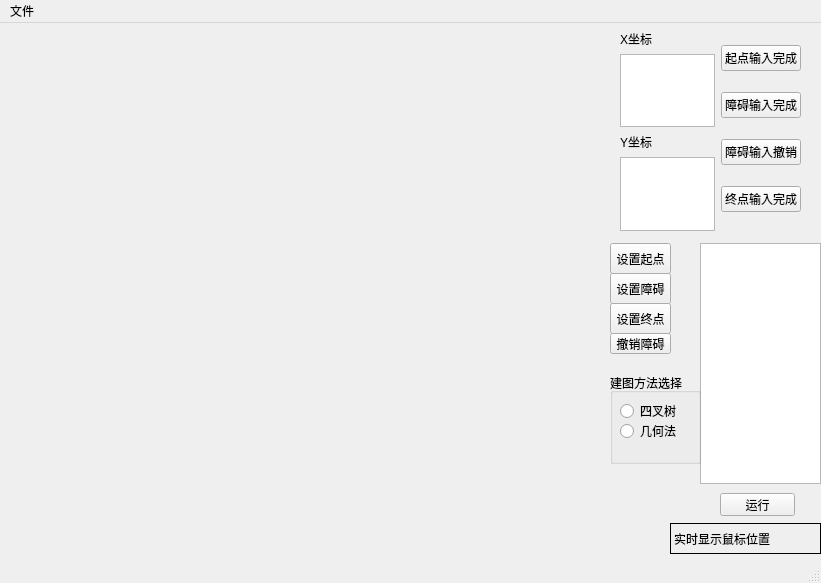
<?xml version="1.0" encoding="UTF-8"?>
<ui version="4.0">
 <class>MainWindow</class>
 <widget class="QMainWindow" name="MainWindow">
  <property name="geometry">
   <rect>
    <x>0</x>
    <y>0</y>
    <width>821</width>
    <height>583</height>
   </rect>
  </property>
  <property name="mouseTracking">
   <bool>true</bool>
  </property>
  <property name="windowTitle">
   <string>MainWindow</string>
  </property>
  <widget class="QWidget" name="centralwidget">
   <widget class="QPushButton" name="pushButton">
    <property name="geometry">
     <rect>
      <x>720</x>
      <y>470</y>
      <width>75</width>
      <height>23</height>
     </rect>
    </property>
    <property name="mouseTracking">
     <bool>true</bool>
    </property>
    <property name="text">
     <string>运行</string>
    </property>
   </widget>
   <widget class="QTextBrowser" name="textBrowser">
    <property name="geometry">
     <rect>
      <x>700</x>
      <y>220</y>
      <width>121</width>
      <height>241</height>
     </rect>
    </property>
    <property name="html">
     <string>&lt;!DOCTYPE HTML PUBLIC &quot;-//W3C//DTD HTML 4.0//EN&quot; &quot;http://www.w3.org/TR/REC-html40/strict.dtd&quot;&gt;
&lt;html&gt;&lt;head&gt;&lt;meta name=&quot;qrichtext&quot; content=&quot;1&quot; /&gt;&lt;style type=&quot;text/css&quot;&gt;
p, li { white-space: pre-wrap; }
&lt;/style&gt;&lt;/head&gt;&lt;body style=&quot; font-family:'SimSun'; font-size:9pt; font-weight:400; font-style:normal;&quot;&gt;
&lt;p style=&quot;-qt-paragraph-type:empty; margin-top:0px; margin-bottom:0px; margin-left:0px; margin-right:0px; -qt-block-indent:0; text-indent:0px; font-family:'SimSun';&quot;&gt;&lt;br /&gt;&lt;/p&gt;&lt;/body&gt;&lt;/html&gt;</string>
    </property>
   </widget>
   <widget class="QWidget" name="Widget" native="true">
    <property name="geometry">
     <rect>
      <x>-1</x>
      <y>-1</y>
      <width>611</width>
      <height>571</height>
     </rect>
    </property>
    <property name="cursor">
     <cursorShape>CrossCursor</cursorShape>
    </property>
    <property name="mouseTracking">
     <bool>true</bool>
    </property>
   </widget>
   <widget class="QLabel" name="mouse_pos">
    <property name="geometry">
     <rect>
      <x>670</x>
      <y>500</y>
      <width>151</width>
      <height>31</height>
     </rect>
    </property>
    <property name="mouseTracking">
     <bool>true</bool>
    </property>
    <property name="frameShape">
     <enum>QFrame::Box</enum>
    </property>
    <property name="text">
     <string>实时显示鼠标位置</string>
    </property>
   </widget>
   <widget class="QWidget" name="layoutWidget">
    <property name="geometry">
     <rect>
      <x>620</x>
      <y>7</y>
      <width>181</width>
      <height>201</height>
     </rect>
    </property>
    <layout class="QGridLayout" name="gridLayout">
     <item row="0" column="0">
      <layout class="QVBoxLayout" name="verticalLayout">
       <item>
        <widget class="QLabel" name="label">
         <property name="mouseTracking">
          <bool>true</bool>
         </property>
         <property name="text">
          <string>X坐标</string>
         </property>
        </widget>
       </item>
       <item>
        <widget class="QTextEdit" name="textEdit">
         <property name="html">
          <string>&lt;!DOCTYPE HTML PUBLIC &quot;-//W3C//DTD HTML 4.0//EN&quot; &quot;http://www.w3.org/TR/REC-html40/strict.dtd&quot;&gt;
&lt;html&gt;&lt;head&gt;&lt;meta name=&quot;qrichtext&quot; content=&quot;1&quot; /&gt;&lt;style type=&quot;text/css&quot;&gt;
p, li { white-space: pre-wrap; }
&lt;/style&gt;&lt;/head&gt;&lt;body style=&quot; font-family:'SimSun'; font-size:9pt; font-weight:400; font-style:normal;&quot;&gt;
&lt;p align=&quot;center&quot; style=&quot;-qt-paragraph-type:empty; margin-top:0px; margin-bottom:0px; margin-left:0px; margin-right:0px; -qt-block-indent:0; text-indent:0px; font-family:'SimSun';&quot;&gt;&lt;br /&gt;&lt;/p&gt;&lt;/body&gt;&lt;/html&gt;</string>
         </property>
        </widget>
       </item>
       <item>
        <widget class="QLabel" name="label_2">
         <property name="mouseTracking">
          <bool>true</bool>
         </property>
         <property name="text">
          <string>Y坐标</string>
         </property>
        </widget>
       </item>
       <item>
        <widget class="QTextEdit" name="textEdit_2">
         <property name="html">
          <string>&lt;!DOCTYPE HTML PUBLIC &quot;-//W3C//DTD HTML 4.0//EN&quot; &quot;http://www.w3.org/TR/REC-html40/strict.dtd&quot;&gt;
&lt;html&gt;&lt;head&gt;&lt;meta name=&quot;qrichtext&quot; content=&quot;1&quot; /&gt;&lt;style type=&quot;text/css&quot;&gt;
p, li { white-space: pre-wrap; }
&lt;/style&gt;&lt;/head&gt;&lt;body style=&quot; font-family:'SimSun'; font-size:9pt; font-weight:400; font-style:normal;&quot;&gt;
&lt;p align=&quot;center&quot; style=&quot;-qt-paragraph-type:empty; margin-top:0px; margin-bottom:0px; margin-left:0px; margin-right:0px; -qt-block-indent:0; text-indent:0px; font-family:'SimSun';&quot;&gt;&lt;br /&gt;&lt;/p&gt;&lt;/body&gt;&lt;/html&gt;</string>
         </property>
        </widget>
       </item>
      </layout>
     </item>
     <item row="0" column="1">
      <layout class="QVBoxLayout" name="verticalLayout_2">
       <item>
        <widget class="QPushButton" name="pushButton_begin">
         <property name="mouseTracking">
          <bool>true</bool>
         </property>
         <property name="text">
          <string>起点输入完成</string>
         </property>
        </widget>
       </item>
       <item>
        <widget class="QPushButton" name="pushButton_barrier">
         <property name="mouseTracking">
          <bool>true</bool>
         </property>
         <property name="text">
          <string>障碍输入完成</string>
         </property>
        </widget>
       </item>
       <item>
        <widget class="QPushButton" name="pushButton_del">
         <property name="mouseTracking">
          <bool>true</bool>
         </property>
         <property name="text">
          <string>障碍输入撤销</string>
         </property>
        </widget>
       </item>
       <item>
        <widget class="QPushButton" name="pushButton_end">
         <property name="mouseTracking">
          <bool>true</bool>
         </property>
         <property name="text">
          <string>终点输入完成</string>
         </property>
        </widget>
       </item>
      </layout>
     </item>
    </layout>
   </widget>
   <widget class="QPushButton" name="pushButton_mouse1">
    <property name="geometry">
     <rect>
      <x>610</x>
      <y>220</y>
      <width>61</width>
      <height>31</height>
     </rect>
    </property>
    <property name="text">
     <string>设置起点</string>
    </property>
   </widget>
   <widget class="QPushButton" name="pushButton_mouse3">
    <property name="geometry">
     <rect>
      <x>610</x>
      <y>280</y>
      <width>61</width>
      <height>31</height>
     </rect>
    </property>
    <property name="text">
     <string>设置终点</string>
    </property>
   </widget>
   <widget class="QPushButton" name="pushButton_mouse2">
    <property name="geometry">
     <rect>
      <x>610</x>
      <y>250</y>
      <width>61</width>
      <height>31</height>
     </rect>
    </property>
    <property name="text">
     <string>设置障碍</string>
    </property>
   </widget>
   <widget class="QPushButton" name="pushButton_mouse4">
    <property name="geometry">
     <rect>
      <x>610</x>
      <y>310</y>
      <width>61</width>
      <height>21</height>
     </rect>
    </property>
    <property name="text">
     <string>撤销障碍</string>
    </property>
   </widget>
   <widget class="QGroupBox" name="groupBox">
    <property name="geometry">
     <rect>
      <x>610</x>
      <y>350</y>
      <width>91</width>
      <height>91</height>
     </rect>
    </property>
    <property name="title">
     <string>建图方法选择</string>
    </property>
    <widget class="QRadioButton" name="radioButton_2">
     <property name="geometry">
      <rect>
       <x>10</x>
       <y>30</y>
       <width>89</width>
       <height>16</height>
      </rect>
     </property>
     <property name="text">
      <string>四叉树</string>
     </property>
    </widget>
    <widget class="QRadioButton" name="radioButton">
     <property name="geometry">
      <rect>
       <x>10</x>
       <y>50</y>
       <width>89</width>
       <height>16</height>
      </rect>
     </property>
     <property name="text">
      <string>几何法</string>
     </property>
    </widget>
   </widget>
  </widget>
  <widget class="QMenuBar" name="menubar">
   <property name="geometry">
    <rect>
     <x>0</x>
     <y>0</y>
     <width>821</width>
     <height>22</height>
    </rect>
   </property>
   <widget class="QMenu" name="menu">
    <property name="title">
     <string>文件</string>
    </property>
    <addaction name="actionopen"/>
    <addaction name="actionsave"/>
   </widget>
   <addaction name="menu"/>
  </widget>
  <widget class="QStatusBar" name="statusbar">
   <property name="mouseTracking">
    <bool>true</bool>
   </property>
  </widget>
  <action name="actionopen">
   <property name="text">
    <string>open</string>
   </property>
  </action>
  <action name="actionsave">
   <property name="text">
    <string>save</string>
   </property>
  </action>
 </widget>
 <resources/>
 <connections/>
</ui>
